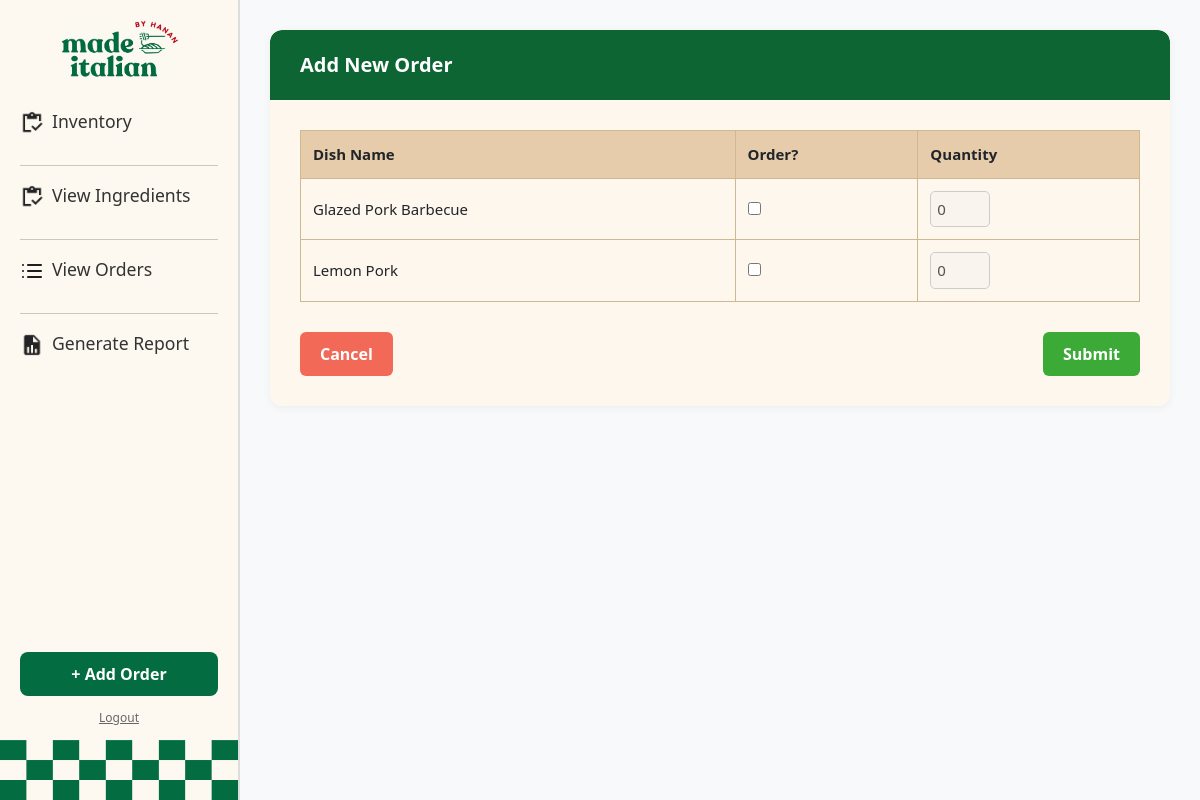
Before: /add_order with the older database file.
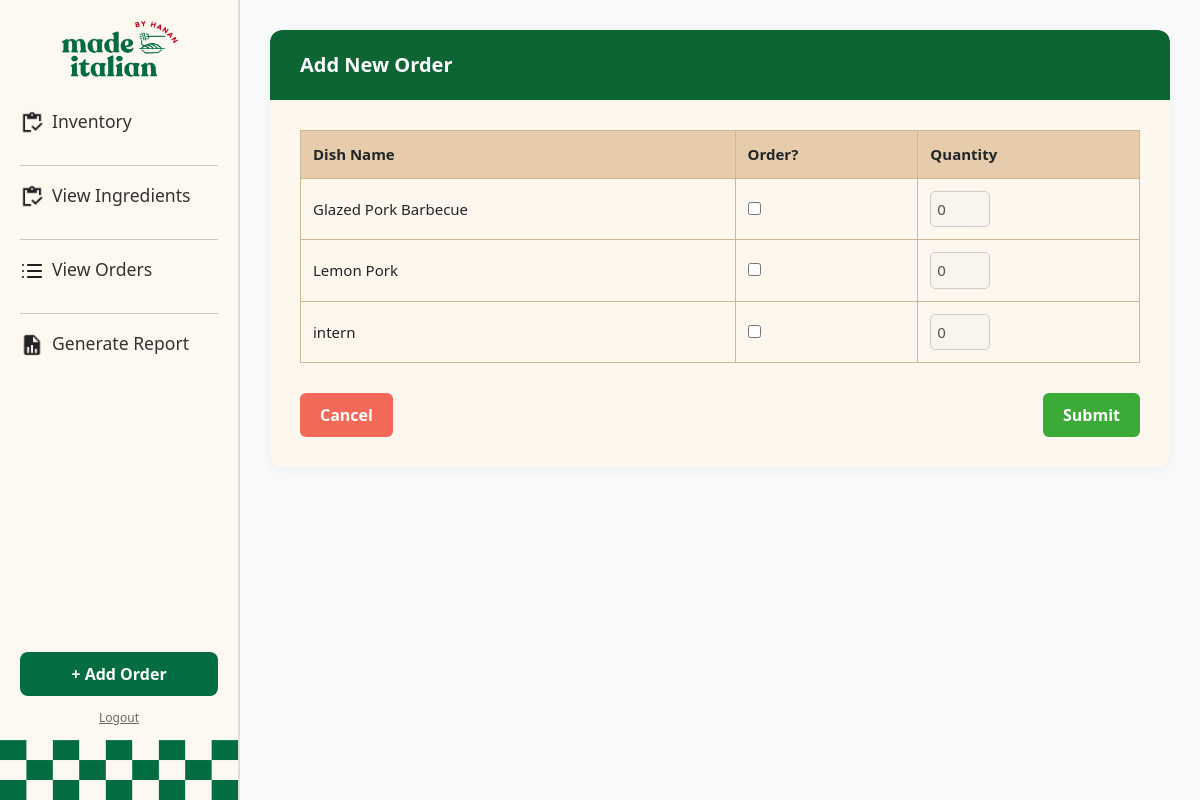
After: the same page with the newer database file.
### hananApp/models.py (models this page shows)
class Dish(models.Model):
    id = models.BigAutoField(primary_key=True)
    name = models.CharField(max_length=255)
    price = models.FloatField()

### hananApp/views.py (the view, shortened to what this page needs)
# urls.py: path('add_order', views.add_order, name='add_order'),
def add_order(request):
    logger.info("Entered view: add_order")
    dishes = Dish.objects.all()
    return render(request, 'hananApp/add_order.html', {'dishes': dishes})

### hananApp/templates/hananApp/add_order.html (shortened to what this page needs)
{% extends 'hananApp/base.html' %}
{% block content %}
<div class="order-wrapper">
    <div class="order-header">Add New Order</div>
    <div class="order-body">
        <form method="POST">
            <table>
                <thead>
                    <tr>
                        <th>Dish Name</th>
                        <th>Order?</th>
                        <th>Quantity</th>
                    </tr>
                </thead>
                <tbody>
                    {% for dish in dishes %}
                    <tr>
                        <td>{{ dish.name }}</td>
                        <td>
                            <input type="checkbox" name="dish_{{ dish.id }}" onchange="toggleQuantity(this, 'quantity_{{ dish.id }}')">
                        </td>
                        <td>
                            <input type="number" name="dish_{{ dish.id }}" id="quantity_{{ dish.id }}" min="1" value="0" disabled>
                        </td>
                    </tr>
                    {% endfor %}
                </tbody>
            </table>
            <div class="form-buttons">
                <a href="{% url 'dashboard' %}" class="btn btn-cancel">Cancel</a>
                <button type="submit" class="btn btn-submit">Submit</button>
            </div>
        </form>
    </div>
</div>
{% endblock %}

Changed rows visible on the page:
added Dish: name "intern"
